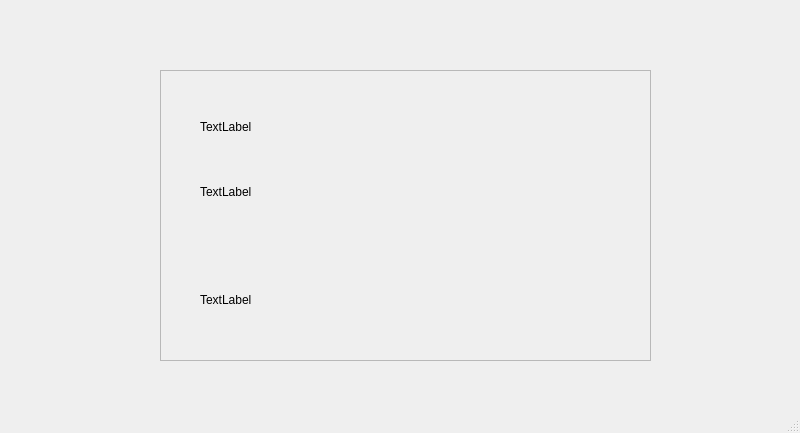
<?xml version="1.0" encoding="UTF-8"?>
<ui version="4.0">
 <class>MainWindow</class>
 <widget class="QMainWindow" name="MainWindow">
  <property name="geometry">
   <rect>
    <x>0</x>
    <y>0</y>
    <width>800</width>
    <height>433</height>
   </rect>
  </property>
  <property name="windowTitle">
   <string>MainWindow</string>
  </property>
  <widget class="QWidget" name="centralwidget">
   <widget class="QFrame" name="frame">
    <property name="geometry">
     <rect>
      <x>160</x>
      <y>70</y>
      <width>491</width>
      <height>291</height>
     </rect>
    </property>
    <property name="frameShape">
     <enum>QFrame::StyledPanel</enum>
    </property>
    <property name="frameShadow">
     <enum>QFrame::Raised</enum>
    </property>
    <widget class="QWidget" name="verticalLayoutWidget">
     <property name="geometry">
      <rect>
       <x>40</x>
       <y>50</y>
       <width>421</width>
       <height>231</height>
      </rect>
     </property>
     <layout class="QVBoxLayout" name="verticalLayout">
      <item>
       <widget class="QLabel" name="label">
        <property name="sizePolicy">
         <sizepolicy hsizetype="Preferred" vsizetype="Fixed">
          <horstretch>0</horstretch>
          <verstretch>0</verstretch>
         </sizepolicy>
        </property>
        <property name="text">
         <string>TextLabel</string>
        </property>
       </widget>
      </item>
      <item>
       <widget class="QLabel" name="label_2">
        <property name="text">
         <string>TextLabel</string>
        </property>
       </widget>
      </item>
      <item>
       <widget class="QLabel" name="label_3">
        <property name="text">
         <string>TextLabel</string>
        </property>
       </widget>
      </item>
     </layout>
    </widget>
   </widget>
  </widget>
  <widget class="QMenuBar" name="menubar">
   <property name="geometry">
    <rect>
     <x>0</x>
     <y>0</y>
     <width>800</width>
     <height>21</height>
    </rect>
   </property>
  </widget>
  <widget class="QStatusBar" name="statusbar"/>
 </widget>
 <resources/>
 <connections/>
</ui>
